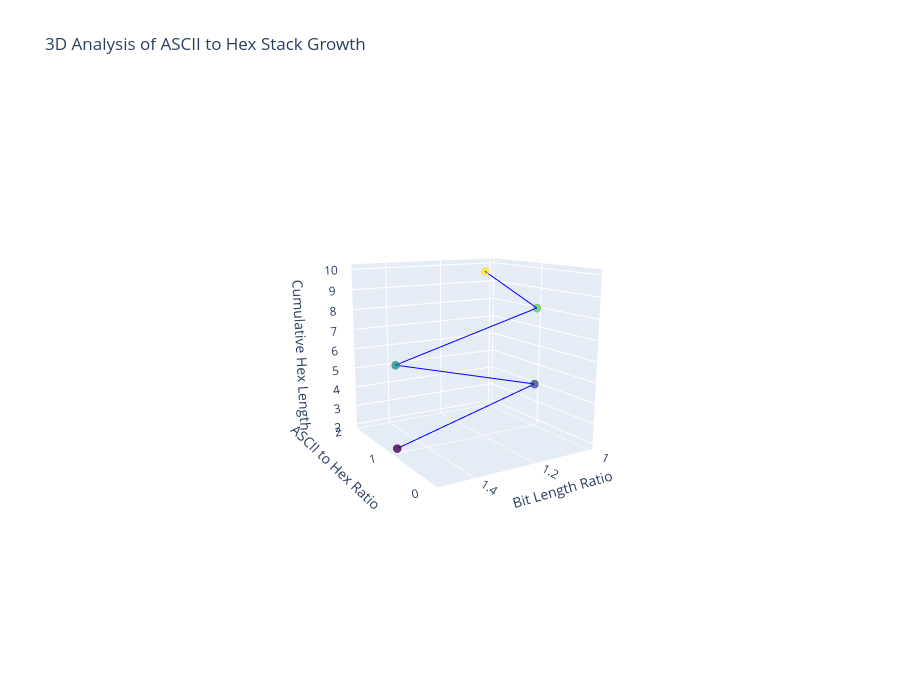

Notebook code cell kept with this figure:
### Code cell
# Initialize the character and base
input_text = "2+2=4"
base = 16

# Initialize lists for X, Y, Z values
x_values = []  # ASCII to Hex ratios
y_values = []  # Bit Length Ratios
z_values = []  # Cumulative Hex Length over iterations

# Process each character in the input text
cumulative_hex_length = 0  # Track cumulative length of hex stack
for char in input_text:
    ascii_value = ord(char)  # ASCII value
    quotient = ascii_value // base  # Quotient in hex conversion
    remainder = ascii_value % base  # Remainder in hex conversion
    hex_value = f"{quotient:X}{remainder:X}"  # Hexadecimal representation
    
    # Calculate ASCII to Hex ratio
    ascii_to_hex_ratio = ascii_value / int(hex_value, 16) if int(hex_value, 16) != 0 else 0
    
    # Calculate Bit Length Ratios
    ascii_bit_length = len(bin(ascii_value)[2:])  # Bit length of ASCII value
    hex_bit_length = len(bin(quotient)[2:]) + len(bin(remainder)[2:])  # Sum of bit lengths in hex
    bit_length_ratio = ascii_bit_length / hex_bit_length if hex_bit_length != 0 else 0
    
    # Update cumulative hex length
    cumulative_hex_length += len(hex_value)
    
    # Append to lists
    x_values.append(ascii_to_hex_ratio)
    y_values.append(bit_length_ratio)
    z_values.append(cumulative_hex_length)

# Create 3D plot
fig = go.Figure()

fig.add_trace(go.Scatter3d(
    x=x_values,
    y=y_values,
    z=z_values,
    mode='markers+lines',
    marker=dict(size=5, color=z_values, colorscale='Viridis', opacity=0.8),
    line=dict(color='blue', width=2),
    name="Hex Stack Analysis"
))

# Update layout for visualization
fig.update_layout(
    title="3D Analysis of ASCII to Hex Stack Growth",
    scene=dict(
        xaxis_title="ASCII to Hex Ratio",
        yaxis_title="Bit Length Ratio",
        zaxis_title="Cumulative Hex Length"
    ),
    height=700,
    width=900
)

# Show the plot
fig.show()

### Figure 1 — Plotly figure (JSON) as saved in the notebook; plotly's stock layout.template omitted (floating-point values rounded to 4 significant figures)
{"data": [{"line": {"color": "blue", "width": 2}, "marker": {"color": [2, 4, 6, 8, 10], "colorscale": [[0, "#440154"], [0.1111, "#482878"], [0.2222, "#3e4989"], [0.3333, "#31688e"], [0.4444, "#26828e"], [0.5556, "#1f9e89"], [0.6667, "#35b779"], [0.7778, "#6ece58"], [0.8889, "#b5de2b"], [1, "#fde725"]], "opacity": 0.8, "size": 5}, "mode": "markers+lines", "name": "Hex Stack Analysis", "type": "scatter3d", "x": [1, 1, 1, 1, 1], "y": [1.5, 1, 1.5, 1, 1.2], "z": [2, 4, 6, 8, 10]}], "layout": {"height": 700, "scene": {"aspectmode": "auto", "aspectratio": {"x": 1, "y": 1, "z": 1}, "camera": {"center": {"x": -0.02328, "y": 0.1472, "z": -0.005762}, "eye": {"x": -2.937, "y": 1.88, "z": 0.784}, "projection": {"type": "perspective"}, "up": {"x": 0, "y": 0, "z": 1}}, "xaxis": {"title": {"text": "ASCII to Hex Ratio"}, "type": "linear"}, "yaxis": {"title": {"text": "Bit Length Ratio"}, "type": "linear"}, "zaxis": {"title": {"text": "Cumulative Hex Length"}, "type": "linear"}}, "title": {"text": "3D Analysis of ASCII to Hex Stack Growth"}, "width": 900}}
